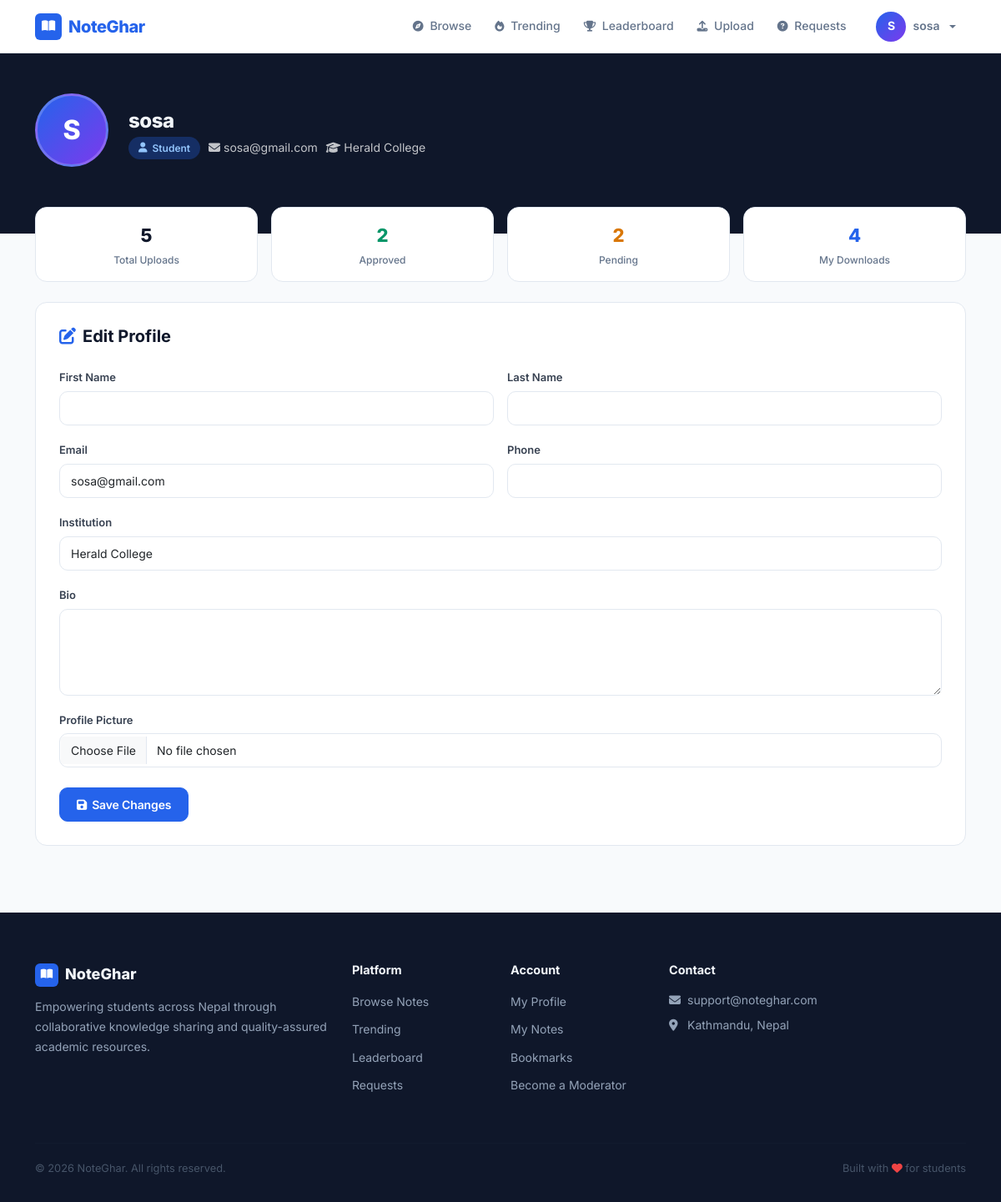
The app's page /accounts/profile/ (signed in) with its own data.
### accounts/models.py (models this page shows, shortened)
class User(AbstractUser):
    ROLE_CHOICES = (
        ('student', 'Student'),
        ('moderator', 'Moderator'),
        ('admin', 'Admin'),
    )
    role = models.CharField(max_length=20, choices=ROLE_CHOICES, default='student')
    phone = models.CharField(max_length=15, blank=True, null=True)
    institution = models.ForeignKey(
        'notes.Institution',
        on_delete=models.SET_NULL,
        null=True,
        blank=True,
        related_name='users',
        help_text='User\'s affiliated institution'
    )
    profile_picture = models.ImageField(upload_to='profiles/', blank=True, null=True)
    bio = models.TextField(blank=True, null=True)
    is_verified = models.BooleanField(default=False)
    specialization_courses = models.ManyToManyField(
        'notes.Course',
        blank=True,
        related_name='specialized_moderators',
        help_text='Courses this moderator specializes in'
    )
    specialization_subjects = models.ManyToManyField(
        'notes.Subject',
        blank=True,
        related_name='specialized_moderators',
        help_text='Specific subjects within courses'
    )
    qualification_document = models.FileField(
        upload_to='qualifications/%Y/%m/',
        blank=True,
        null=True,
        help_text='Upload degree certificate, transcript, or other proof of qualification (PDF, JPG, PNG)'
    )
    qualification_verified = models.BooleanField(
        default=False,
        help_text='Admin has verified the qualification documents'
    )
    qualification_notes = models.TextField(
        blank=True,
        help_text='Admin notes about qualification verification'
    )
    created_at = models.DateTimeField(auto_now_add=True)
    updated_at = models.DateTimeField(auto_now=True)
    def is_admin_user(self):
        return self.role == 'admin' or self.is_superuser

### notes/models.py (models this page shows, shortened)
class Institution(models.Model):
    name = models.CharField(max_length=300, unique=True)
    short_name = models.CharField(max_length=100, blank=True)
    location = models.CharField(max_length=200, blank=True)
    website = models.URLField(blank=True, null=True)
    is_active = models.BooleanField(default=True, help_text='Is this institution accepting submissions?')
    created_at = models.DateTimeField(auto_now_add=True)
    class Meta:
        ordering = ['name']
        indexes = [
            models.Index(fields=['name']),
        ]
    def __str__(self):
        return self.short_name if self.short_name else self.name

### accounts/views.py (the view, shortened to what this page needs)
# urls.py: path('profile/', profile_view, name='profile'),
@login_required
def profile_view(request):
    if request.method == 'POST':
        form = UserProfileForm(request.POST, request.FILES, instance=request.user)
        if form.is_valid():
            form.save()
            messages.success(request, 'Profile updated successfully!')
            return redirect('accounts:profile')
    else:
        form = UserProfileForm(instance=request.user)
    if request.user.role == 'student':
        from notes.models import Note, Download
        uploaded_notes = Note.objects.filter(uploaded_by=request.user)
        total_uploads = uploaded_notes.count()
        approved_uploads = uploaded_notes.filter(status='approved').count()
        pending_uploads = uploaded_notes.filter(status='pending').count()
        total_downloads_of_my_notes = sum(note.download_count for note in uploaded_notes)
        my_downloads = Download.objects.filter(user=request.user).count()
        stats = {
            'total_uploads': total_uploads,
            'approved_uploads': approved_uploads,
            'pending_uploads': pending_uploads,
            'total_downloads_of_my_notes': total_downloads_of_my_notes,
            'my_downloads': my_downloads,
        }
    else:
        stats = {}
    context = {
        'form': form,
        'stats': stats,
    }
    return render(request, 'accounts/profile.html', context)

### core/templates/accounts/profile.html (shortened to what this page needs)
{% extends 'base.html' %}
{% block content %}
<div class="profile-header">
    <div class="container">
        <div class="d-flex align-items-center gap-4">
            <div class="profile-avatar">
                {% if user.profile_picture %}
                    <img src="{{ user.profile_picture.url }}" alt="Avatar">
                {% else %}
                    {{ user.username|slice:":1"|upper }}
                {% endif %}
            </div>
            <div>
                <h1 class="profile-name">{{ user.get_full_name|default:user.username }}</h1>
                <div class="d-flex align-items-center gap-10 flex-wrap" style="gap: 10px;">
                    <span class="role-pill"><i class="fas fa-user"></i> {{ user.get_role_display }}</span>
                    <span class="profile-meta"><i class="fas fa-envelope me-1"></i>{{ user.email }}</span>
                    {% if user.institution %}<span class="profile-meta"><i class="fas fa-graduation-cap me-1"></i>{{ user.institution }}</span>{% endif %}
                </div>
            </div>
        </div>
    </div>
</div>
<div class="container mb-5 profile-body">
    {% if stats %}
    <div class="row g-3 mb-4">
        {% if user.role == 'student' %}
        <div class="col-6 col-md-3"><div class="stat-pill"><div class="n">{{ stats.total_uploads }}</div><div class="l">Total Uploads</div></div></div>
        <div class="col-6 col-md-3"><div class="stat-pill"><div class="n" style="color: var(--success);">{{ stats.approved_uploads }}</div><div class="l">Approved</div></div></div>
        <div class="col-6 col-md-3"><div class="stat-pill"><div class="n" style="color: var(--warning);">{{ stats.pending_uploads }}</div><div class="l">Pending</div></div></div>
        <div class="col-6 col-md-3"><div class="stat-pill"><div class="n" style="color: var(--primary);">{{ stats.my_downloads }}</div><div class="l">My Downloads</div></div></div>
        {% endif %}
    </div>
    {% endif %}
    <div class="edit-card">
        <h5 style="font-weight: 700; margin-bottom: 24px; display: flex; align-items: center; gap: 8px;"><i class="fas fa-edit" style="color: var(--primary);"></i> Edit Profile</h5>
        <form method="post" enctype="multipart/form-data">
            <div class="row g-3">
                <div class="col-md-6">
                    <label class="form-label">First Name</label>{{ form.first_name }}
                </div>
                <div class="col-md-6">
                    <label class="form-label">Last Name</label>{{ form.last_name }}
                </div>
                <div class="col-md-6">
                    <label class="form-label">Email</label>{{ form.email }}
                </div>
                <div class="col-md-6">
                    <label class="form-label">Phone</label>{{ form.phone }}
                </div>
                <div class="col-12">
                    <label class="form-label">Institution</label>{{ form.institution }}
                </div>
                <div class="col-12">
                    <label class="form-label">Bio</label>{{ form.bio }}
                </div>
                <div class="col-12">
                    <label class="form-label">Profile Picture</label>{{ form.profile_picture }}
                </div>
                <div class="col-12 pt-2">
                    <button type="submit" class="btn btn-primary"><i class="fas fa-save"></i> Save Changes</button>
                </div>
            </div>
        </form>
    </div>
</div>
{% endblock %}

### core/templates/base.html (shortened to what this page needs)
<!DOCTYPE html>
<html lang="en">
<head>
    <link href="https://cdn.jsdelivr.net/npm/bootstrap@5.3.0/dist/css/bootstrap.min.css" rel="stylesheet">
    <link rel="stylesheet" href="https://cdnjs.cloudflare.com/ajax/libs/font-awesome/6.4.0/css/all.min.css">
</head>
<body>
    <nav class="navbar navbar-expand-lg">
        <div class="container d-flex align-items-center">
            <a class="navbar-brand" href="{% url 'core:home' %}">
                <span class="brand-icon"><i class="fas fa-book-open"></i></span>
                NoteGhar
            </a>
            <div class="collapse navbar-collapse" id="navbarNav">
                <ul class="navbar-nav ms-auto align-items-lg-center gap-1">
                    <li class="nav-item">
                        <a class="nav-link" href="{% url 'notes:list' %}"><i class="fas fa-compass"></i> Browse</a>
                    </li>
                    <li class="nav-item">
                        <a class="nav-link" href="{% url 'notes:trending' %}"><i class="fas fa-fire"></i> Trending</a>
                    </li>
                    <li class="nav-item">
                        <a class="nav-link" href="{% url 'notes:leaderboard' %}"><i class="fas fa-trophy"></i> Leaderboard</a>
                    </li>
                    {% if user.is_authenticated %}
                        {% if user.role == 'student' or user.is_superuser %}
                        <li class="nav-item">
                            <a class="nav-link" href="{% url 'notes:upload' %}"><i class="fas fa-upload"></i> Upload</a>
                        </li>
                        {% endif %}
                        <li class="nav-item">
                            <a class="nav-link" href="{% url 'notes:request_board' %}"><i class="fas fa-question-circle"></i> Requests</a>
                        </li>
                        <li class="nav-item dropdown ms-lg-2">
                            <a class="nav-link dropdown-toggle d-flex align-items-center gap-2" href="#" id="userDropdown" role="button" data-bs-toggle="dropdown">
                                <span class="user-avatar" style="padding:0;overflow:hidden;">
                                    {% if user.profile_picture %}
                                        <img src="{{ user.profile_picture.url }}" alt="{{ user.username }}" style="width:36px;height:36px;object-fit:cover;border-radius:50%;">
                                    {% else %}
                                        {{ user.username|slice:":1"|upper }}
                                    {% endif %}
                                </span>
                                <span class="d-none d-lg-inline" style="font-size: 0.875rem; font-weight: 600;">{{ user.username }}</span>
                            </a>
                        </li>
                    {% endif %}
                </ul>
            </div>
        </div>
    </nav>
    {% block content %}{% endblock %}
    <footer>
        <div class="container">
            <div class="row g-4">
                <div class="col-lg-4">
                    <div class="brand-footer">
                        <span class="icon"><i class="fas fa-book-open"></i></span>
                        NoteGhar
                    </div>
                    <p style="font-size: 0.875rem; line-height: 1.7;">Empowering students across Nepal through collaborative knowledge sharing and quality-assured academic resources.</p>
                </div>
                <div class="col-sm-4 col-lg-2">
                    <h5>Platform</h5>
                    <ul class="list-unstyled" style="display: flex; flex-direction: column; gap: 8px;">
                        <li><a href="{% url 'notes:list' %}">Browse Notes</a></li>
                        <li><a href="{% url 'notes:trending' %}">Trending</a></li>
                        <li><a href="{% url 'notes:leaderboard' %}">Leaderboard</a></li>
                        <li><a href="{% url 'notes:request_board' %}">Requests</a></li>
                    </ul>
                </div>
                <div class="col-sm-4 col-lg-2">
                    <h5>Account</h5>
                    <ul class="list-unstyled" style="display: flex; flex-direction: column; gap: 8px;">
                        {% if user.is_authenticated %}
                        <li><a href="{% url 'accounts:profile' %}">My Profile</a></li>
                        {% if user.role == 'student' %}
                        <li><a href="{% url 'notes:my_notes' %}">My Notes</a></li>
                        <li><a href="{% url 'notes:my_bookmarks' %}">Bookmarks</a></li>
                        <li><a href="{% url 'accounts:signup_moderator' %}">Become a Moderator</a></li>
                        {% elif user.role == 'moderator' %}
                        <li><a href="{% url 'moderation:dashboard' %}">Mod Dashboard</a></li>
                        {% elif user.is_admin_user %}
                        <li><a href="{% url 'admin_dashboard' %}">Admin Dashboard</a></li>
                        {% endif %}
                        {% else %}
                        <li><a href="{% url 'accounts:signup_student' %}">Student Sign Up</a></li>
                        <li><a href="{% url 'accounts:signup_moderator' %}">Become a Moderator</a></li>
                        <li><a href="{% url 'accounts:student_login' %}">Log In</a></li>
                        {% endif %}
                    </ul>
                </div>
                <div class="col-sm-4 col-lg-4">
                    <h5>Contact</h5>
                    <div style="display: flex; flex-direction: column; gap: 8px; font-size: 0.875rem;">
                        <a href="mailto:notegharsupport@gmail.com"><i class="fas fa-envelope me-2" style="width: 14px;"></i>support@noteghar.com</a>
                        <span><i class="fas fa-map-marker-alt me-2" style="width: 14px;"></i>Kathmandu, Nepal</span>
                    </div>
                </div>
            </div>
            <hr>
            <div class="d-flex flex-wrap justify-content-between align-items-center footer-bottom">
                <span>&copy; 2026 NoteGhar. All rights reserved.</span>
                <span>Built with <i class="fas fa-heart" style="color: #EF4444;"></i> for students</span>
            </div>
        </div>
    </footer>
</body>
</html>

### records on screen
User: username "S", username "sosa", get_full_name "sosa", role "Student", email "sosa@gmail.com", institution "Herald College"

### other values on screen
{{ stats.total_uploads }} "5"
{{ stats.approved_uploads }} "2"
{{ stats.pending_uploads }} "2"
{{ stats.my_downloads }} "4"
